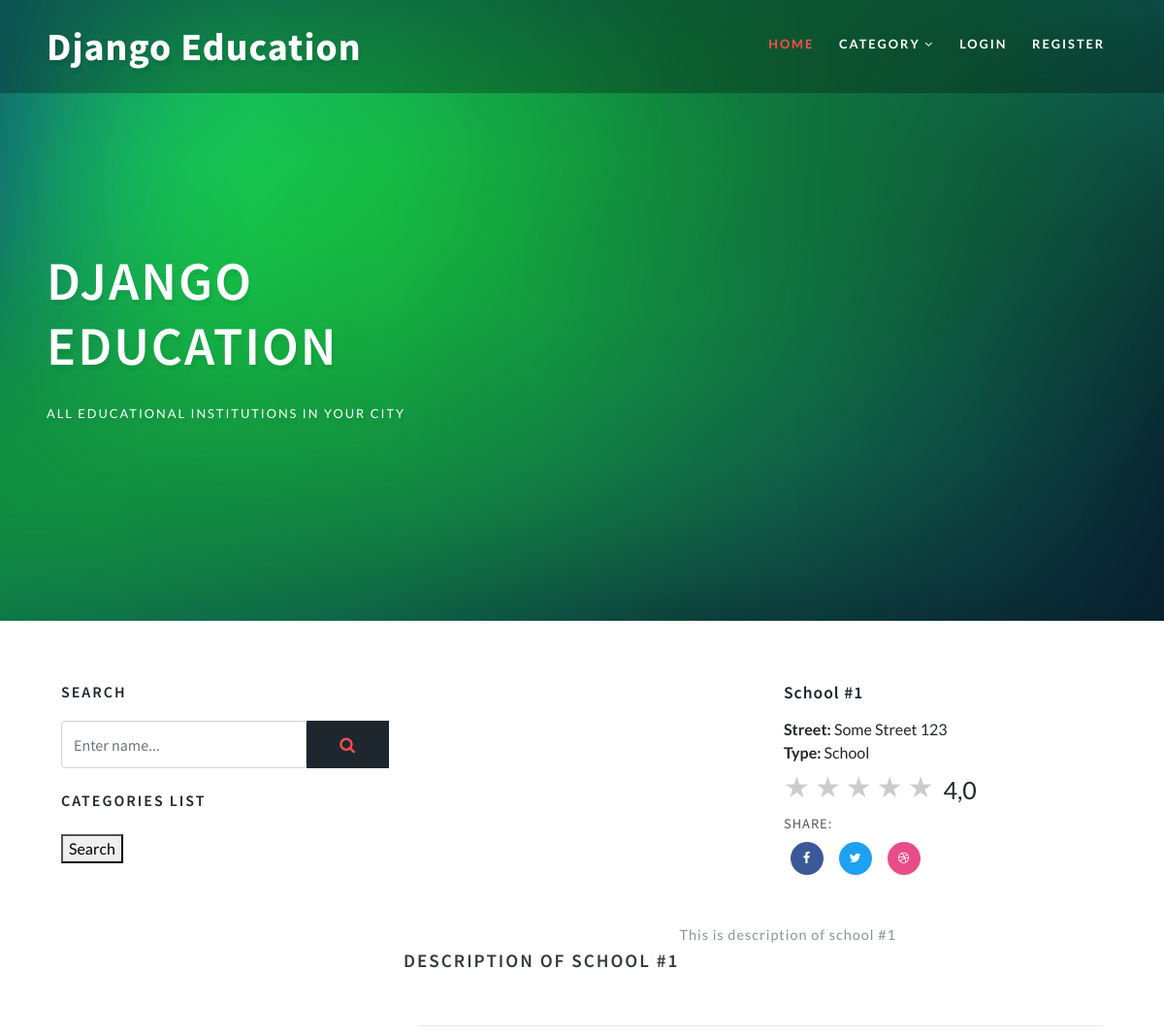
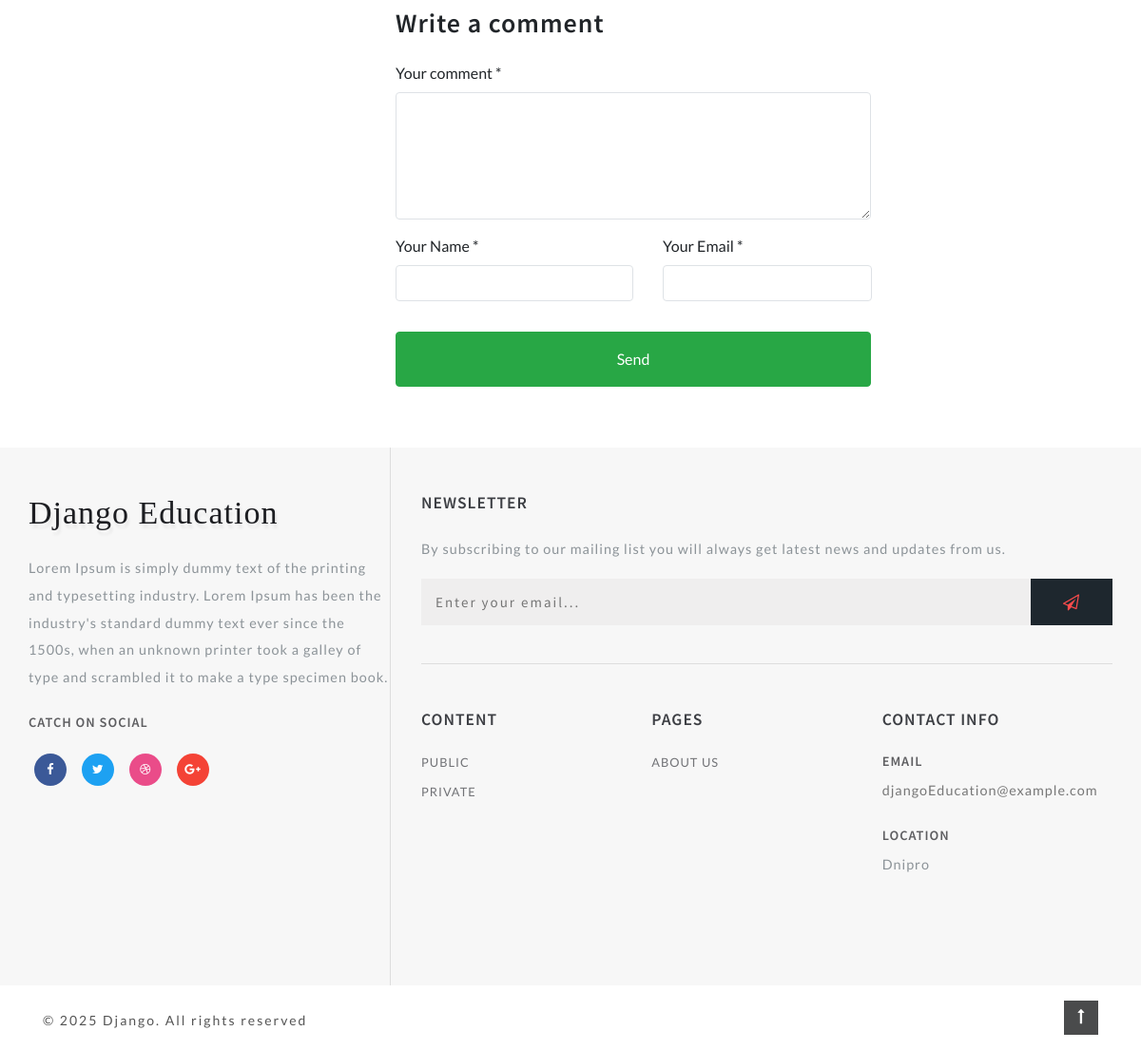
The page /School1/ on the database its author committed (2 pictures, top to bottom).
### institutions/models.py (models this page shows, shortened)
class EducationalInstitution(models.Model):
    name = models.CharField("Name", max_length=150)
    street = models.CharField("Street", max_length=200, default='')
    types = models.ManyToManyField(Types, verbose_name="types")
    category = models.ForeignKey(Category, verbose_name="category", on_delete=models.SET_NULL, null=True)
    mainPhoto = models.ImageField("Photo", upload_to="education_main_photo/")
    description = models.TextField("Description")
    url = models.SlugField(max_length=160, unique=True)
    draft = models.BooleanField("Draft Field", default=False)
    def get_review(self):
        return self.reviews_set.filter(parent__isnull=True)
    def average_rating(self):
        ratings = self.rating_set.all()
        if ratings.exists():
            return round(sum(r.star.value for r in ratings) / ratings.count(), 1)
        return 0
    class Meta:
        verbose_name = "Education Institution"
        verbose_name_plural = "Education Institutions"

class Types(models.Model):
    name = models.CharField("Name", max_length=100)
    description = models.TextField("Description")
    url = models.SlugField(max_length=160, unique=True)
    class Meta:
        verbose_name = "Types"
        verbose_name_plural = "Types"

class Rating(models.Model):
    ip = models.CharField("IP address", max_length=15)
    star = models.ForeignKey(RatingStar, on_delete=models.CASCADE, verbose_name="star")
    institution  = models.ForeignKey(EducationalInstitution, on_delete=models.CASCADE, verbose_name="restaurant")
    class Meta:
        verbose_name = "Rating"
        verbose_name_plural = "Rating"

class RatingStar(models.Model):
    value = models.PositiveSmallIntegerField("Value", default=0)
    def __str__(self):
        return f'{self.value}'
    class Meta:
        verbose_name = "Rating Star"
        verbose_name_plural = "Rating Star"
        ordering = ["-value"]

class Category(models.Model):
    name = models.CharField("Category", max_length=150)
    description = models.TextField("Description")
    url = models.SlugField(max_length=160, unique=True)
    class Meta:
        verbose_name = "Category"
        verbose_name_plural = "Category"

### institutions/views.py (the view, shortened to what this page needs)
# urls.py: path("<slug:slug>/", views.InstitutionDetailView.as_view(), name="institution_detail"),
class InstitutionDetailView(CategoriesSideBar, View):
    def get(self, request, slug):
        institution = get_object_or_404(EducationalInstitution, url=slug)
        star_form = RatingForm()
        context_object_name = "institutions"
        return render(
            request,
            "education/institution_detail.html",
            {
                "institution": institution,
                "star_form": star_form,
            }
        )

### templates/education/institution_detail.html (shortened to what this page needs)
{% extends 'education/base.html' %}
{% load static %}
        {% block sidebar %}
                 <div class="side-bar col-lg-4">
        {% endblock sidebar %}
{% block institutions %}
                <div class="left-ads-display col-lg-8">
                    <div class="row">
                        <div class="desc1-left col-md-6">
                        </div>
                        <div class="desc1-right col-md-6 pl-lg-4">
                            <h3 class="editContent" style="outline: none; cursor: inherit;">
                                {{ institution.name }}
                            </h3>
                            <ul>
                                <li style="list-style: none">
                                    <span><b>Street:</b> {{ institution.street }}</span></li>
                                <li style="list-style: none"><span><b>Type:</b>
                                    {% for types in institution.types.all %}
                                        {{ types.name }}
                                    {% endfor %}
                                    </span>
                                </li>
                                <li style="list-style: none">
                                    <form action="{% url 'add_rating' %}" method="post" class="rating">
                                        <div class="rating-container">
                                            <div class="rating">
                                                {% for k, v in star_form.fields.star.choices %}
                                                    <label for="rating{{ v }}" title="{{ k }} stars"></label>
                                                {% endfor %}
                                            </div>
                                            <a class="average-rating">{{ institution.average_rating }}</a>
                                        </div>
                                    </form>
                                </li>
                           </ul>
                                <div class="share-desc">
                                    <div class="share">
                                        <h4 class="editContent"
                                            style="outline: none; cursor: inherit;">
                                            Share:</h4>
                                        <ul class="w3layouts_social_list list-unstyled">
                                            <li>
                                                <a href="#" class="w3pvt_facebook editContent"
                                                   style="outline: none; cursor: inherit;">
                                                <span class="fa fa-facebook-f"
                                                      style="outline: none; cursor: inherit;"></span>
                                                </a>
                                            </li>
                                            <li>
                                                <a href="#" class="w3pvt_twitter editContent"
                                                   style="outline: none; cursor: inherit;">
                                                <span class="fa fa-twitter"
                                                      style="outline: none; cursor: inherit;"></span>
                                                </a>
                                            </li>
                                            <li>
                                                <a href="#" class="w3pvt_dribble editContent"
                                                   style="outline: none; cursor: inherit;">
                                                <span class="fa fa-dribbble"
                                                      style="outline: none; cursor: inherit;"></span>
                                                </a>
                                            </li>
                                        </ul>
                                    </div>
                                </div>
                        </div>
                    </div>
                    <div class="row sub-para-w3layouts mt-5">
                        <h3 class="shop-sing editContent" style="outline: none; cursor: inherit;">
                            Description of {{ institution.name }}
                        </h3>
                        <p class="editContent" style="outline: none; cursor: inherit;">
                            {{ institution.description }}
                        </p>
                    </div>
                    <hr>
                    <div class="row">
                        <div class="single-form-left">
                            <div class="contact-single">
                                <h3 class="editContent" style="outline: none; cursor: inherit;">
                                    Write a comment
                                </h3>
                                <form action="{% url 'add_review' institution.id %}" method="post" class="mt-4", id="formReview">
                                    <div class="form-group editContent">
                                        <label for="contactcomment" class="editContent">
                                            Your comment *
                                        </label>
                                        <textarea class="form-control border" rows="5" name="text"
                                                  id="contactcomment" required=""></textarea>
                                    </div>
                                    <div class="d-sm-flex">
                                        <div class="col-sm-6 form-group p-0 editContent">
                                            <label for="contactusername" class="editContent">
                                                Your Name *
                                            </label>
                                            <input type="text" class="form-control border" name="name"
                                                   id="contactusername" required="">
                                        </div>
                                        <div class="col-sm-6 form-group ml-sm-3 editContent">
                                            <label for="contactemail" class="editContent">
                                                Your Email *
                                            </label>
                                            <input type="email" class="form-control border" name="email"
                                                   id="contactemail" required="">
                                        </div>
                                    </div>
                                    <button type="submit"
                                            class="mt-3 btn btn-success btn-block py-3">
                                        Send
                                    </button>
                                </form>
                            </div>
                        </div>
                    </div>
                    </div>
                </div>
            </div>
{% endblock institutions %}

### templates/include/footer.html
 {% load institution_tags %}
        <footer class="editContent">
            <div class="container">
                <div class="row footer-top">
                    <div class="col-lg-4 footer-grid_section_w3layouts">
                        <h2 class="logo-2 mb-lg-4 mb-3">
                            <a href="index.html" class="editContent">
                                <span class="fa" aria-hidden="true" >
                                    Django Education
                                </span>
                            </a>
                        </h2>
                        <p class="editContent" >
                            Lorem Ipsum is simply dummy text of the printing and typesetting industry.
                            Lorem Ipsum has been the industry's standard dummy text ever since the 1500s,
                            when an unknown printer took a galley of type and scrambled it to make a type specimen book.
                        </p>
                        <h4 class="sub-con-fo ad-info my-4 editContent" >Catch on Social</h4>
                        <ul class="w3layouts_social_list media-soc list-unstyled">
                            <li>
                                <a href="#" class="w3pvt_facebook editContent" >
                                    <span class="fa fa-facebook-f" ></span>
                                </a>
                            </li>
                            <li>
                                <a href="#" class="w3pvt_twitter editContent" >
                                    <span class="fa fa-twitter" ></span>
                                </a>
                            </li>
                            <li>
                                <a href="#" class="w3pvt_dribble editContent" >
                                    <span class="fa fa-dribbble" ></span>
                                </a>
                            </li>
                            <li>
                                <a href="#" class="w3pvt_google editContent" >
                                    <span class="fa fa-google-plus" ></span>
                                </a>
                            </li>
                        </ul>
                    </div>
                    <div class="col-lg-8 footer-right">
                        <div class="w3layouts-news-letter">
                            <h3 class="footer-title text-uppercase editContent mb-lg-4 mb-3" >Newsletter</h3>
                            <p class="editContent" >By subscribing to our mailing list you will always get latest news and updates from us.</p>
                            <form action="#" method="post" class="w3layouts-newsletter">
                                <input type="email" name="Email" class="editContent" placeholder="Enter your email..." required="" >
                                <button class="btn1 btn" ><span class="fa fa-paper-plane-o" aria-hidden="true" ></span></button>
                            </form>
                        </div>
                        <div class="row mt-lg-4 bottom-w3layouts-sec-nav mx-0">
                            <div class="col-md-4 footer-grid_section_w3layouts">
                                <h3 class="footer-title text-uppercase editContent mb-lg-4 mb-3" >Content</h3>
                                <ul class="list-unstyled w3layouts-icons">
                                   {% get_categories as categories %}
                                    {% for category in categories %}
                                        <li><a href="/">{{ category.name }}</a></li>
                                    {% endfor %}
                                </ul>
                            </div>
                            <div class="col-md-4 footer-grid_section_w3layouts">
                                <div class="agileinfo_social_icons">
                                    <h3 class="footer-title text-uppercase editContent mb-lg-4 mb-3" >Pages</h3>
                                    <ul class="list-unstyled w3layouts-icons">
                                        <li>
                                            <a href="#" class="editContent" >About Us</a>
                                        </li>
                                    </ul>
                                </div>
                            </div>
                            <div class="col-md-4 footer-grid_section_w3layouts my-md-0 my-5">
                                <h3 class="footer-title text-uppercase text-wh mb-lg-4 mb-3 editContent" >Contact Info</h3>
                                <div class="contact-info">
                                    <div class="footer-address-inf my-4">
                                        <h4 class="ad-info mb-2 editContent" >Email </h4>
                                        <p class="editContent" ><a href="mailto:info@example.com">djangoEducation@example.com</a></p>
                                    </div>
                                    <div class="footer-address-inf">
                                        <h4 class="ad-info mb-2 editContent" >Location</h4>
                                        <p class="editContent" >Dnipro</p>
                                    </div>
                                </div>
                            </div>
                        </div>
                    </div>
                </div>
            </div>
        </footer>
        <div class="cpy-right py-3">
            <div class="container">
                <div class="row">
                    <p class="col-md-10 text-left">© 2025 Django. All rights reserved
                    </p>
                    <a href="#home" class="move-top text-right col-md-2"><span class="fa fa-long-arrow-up" aria-hidden="true" ></span></a>
                </div>
            </div>
        </div>

### rows shown on the page
EducationalInstitution: name "School #1", street "Some Street 123", average_rating "4,0", name "SCHOOL #1", description "This is description of school #1"
Types: name "School"
Category: name "PUBLIC"
Category: name "PRIVATE"
